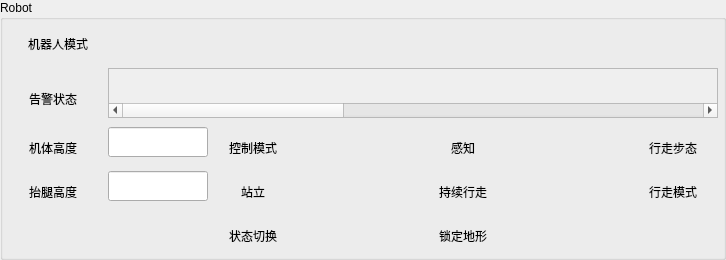
            <widget class="QGroupBox" name="groupBox_robot">
             <property name="minimumSize">
              <size>
               <width>300</width>
               <height>260</height>
              </size>
             </property>
             <property name="maximumSize">
              <size>
               <width>5200</width>
               <height>260</height>
              </size>
             </property>
             <property name="title">
              <string>Robot</string>
             </property>
             <layout class="QGridLayout" name="gridLayout_11">
              <property name="leftMargin">
               <number>5</number>
              </property>
              <property name="topMargin">
               <number>0</number>
              </property>
              <property name="rightMargin">
               <number>5</number>
              </property>
              <property name="bottomMargin">
               <number>0</number>
              </property>
              <property name="spacing">
               <number>0</number>
              </property>
              <item row="7" column="4">
               <widget class="QLabel" name="label_61">
                <property name="minimumSize">
                 <size>
                  <width>90</width>
                  <height>30</height>
                 </size>
                </property>
                <property name="maximumSize">
                 <size>
                  <width>90</width>
                  <height>30</height>
                 </size>
                </property>
                <property name="text">
                 <string>锁定地形</string>
                </property>
                <property name="alignment">
                 <set>Qt::AlignBottom|Qt::AlignHCenter</set>
                </property>
               </widget>
              </item>
              <item row="7" column="3">
               <widget class="QWWindowButton" name="widget_isSwitching" native="true">
                <property name="minimumSize">
                 <size>
                  <width>120</width>
                  <height>40</height>
                 </size>
                </property>
                <property name="maximumSize">
                 <size>
                  <width>120</width>
                  <height>40</height>
                 </size>
                </property>
               </widget>
              </item>
              <item row="2" column="1" colspan="7">
               <widget class="QScrollArea" name="scrollArea_2">
                <property name="minimumSize">
                 <size>
                  <width>0</width>
                  <height>50</height>
                 </size>
                </property>
                <property name="maximumSize">
                 <size>
                  <width>16777215</width>
                  <height>50</height>
                 </size>
                </property>
                <property name="verticalScrollBarPolicy">
                 <enum>Qt::ScrollBarAlwaysOff</enum>
                </property>
                <property name="widgetResizable">
                 <bool>true</bool>
                </property>
                <widget class="QWidget" name="scrollAreaWidgetContents_2">
                 <property name="geometry">
                  <rect>
                   <x>0</x>
                   <y>0</y>
                   <width>1600</width>
                   <height>40</height>
                  </rect>
                 </property>
                 <layout class="QHBoxLayout" name="horizontalLayout_2">
                  <property name="spacing">
                   <number>0</number>
                  </property>
                  <property name="leftMargin">
                   <number>0</number>
                  </property>
                  <property name="topMargin">
                   <number>0</number>
                  </property>
                  <property name="rightMargin">
                   <number>0</number>
                  </property>
                  <property name="bottomMargin">
                   <number>0</number>
                  </property>
                  <item>
                   <widget class="QWWindowButton" name="widget_alarmStatus" native="true">
                    <property name="minimumSize">
                     <size>
                      <width>1600</width>
                      <height>40</height>
                     </size>
                    </property>
                    <property name="maximumSize">
                     <size>
                      <width>16000</width>
                      <height>40</height>
                     </size>
                    </property>
                   </widget>
                  </item>
                 </layout>
                </widget>
               </widget>
              </item>
              <item row="4" column="4">
               <widget class="QLabel" name="label_62">
                <property name="minimumSize">
                 <size>
                  <width>90</width>
                  <height>30</height>
                 </size>
                </property>
                <property name="maximumSize">
                 <size>
                  <width>90</width>
                  <height>30</height>
                 </size>
                </property>
                <property name="text">
                 <string>感知</string>
                </property>
                <property name="alignment">
                 <set>Qt::AlignBottom|Qt::AlignHCenter</set>
                </property>
               </widget>
              </item>
              <item row="4" column="3">
               <widget class="QWWindowButton" name="widget_CtrlMode" native="true">
                <property name="minimumSize">
                 <size>
                  <width>120</width>
                  <height>40</height>
                 </size>
                </property>
                <property name="maximumSize">
                 <size>
                  <width>120</width>
                  <height>40</height>
                 </size>
                </property>
               </widget>
              </item>
              <item row="4" column="7">
               <widget class="QWWindowButton" name="widget_walkGait" native="true">
                <property name="minimumSize">
                 <size>
                  <width>0</width>
                  <height>40</height>
                 </size>
                </property>
                <property name="maximumSize">
                 <size>
                  <width>16777215</width>
                  <height>40</height>
                 </size>
                </property>
               </widget>
              </item>
              <item row="7" column="5">
               <widget class="QWWindowButton" name="widget_lockedTerrain" native="true">
                <property name="minimumSize">
                 <size>
                  <width>120</width>
                  <height>40</height>
                 </size>
                </property>
                <property name="maximumSize">
                 <size>
                  <width>120</width>
                  <height>40</height>
                 </size>
                </property>
               </widget>
              </item>
              <item row="5" column="4">
               <widget class="QLabel" name="label_59">
                <property name="minimumSize">
                 <size>
                  <width>90</width>
                  <height>30</height>
                 </size>
                </property>
                <property name="maximumSize">
                 <size>
                  <width>90</width>
                  <height>30</height>
                 </size>
                </property>
                <property name="text">
                 <string>持续行走</string>
                </property>
                <property name="alignment">
                 <set>Qt::AlignBottom|Qt::AlignHCenter</set>
                </property>
               </widget>
              </item>
              <item row="5" column="3">
               <widget class="QWWindowButton" name="widget_isStance" native="true">
                <property name="minimumSize">
                 <size>
                  <width>120</width>
                  <height>40</height>
                 </size>
                </property>
                <property name="maximumSize">
                 <size>
                  <width>120</width>
                  <height>40</height>
                 </size>
                </property>
               </widget>
              </item>
              <item row="4" column="0">
               <widget class="QLabel" name="label_57">
                <property name="minimumSize">
                 <size>
                  <width>90</width>
                  <height>30</height>
                 </size>
                </property>
                <property name="maximumSize">
                 <size>
                  <width>90</width>
                  <height>30</height>
                 </size>
                </property>
                <property name="text">
                 <string>机体高度</string>
                </property>
                <property name="alignment">
                 <set>Qt::AlignBottom|Qt::AlignHCenter</set>
                </property>
               </widget>
              </item>
              <item row="4" column="5">
               <widget class="QWWindowButton" name="widget_isPerceptive" native="true">
                <property name="minimumSize">
                 <size>
                  <width>120</width>
                  <height>40</height>
                 </size>
                </property>
                <property name="maximumSize">
                 <size>
                  <width>120</width>
                  <height>40</height>
                 </size>
                </property>
               </widget>
              </item>
              <item row="4" column="2">
               <widget class="QLabel" name="label_63">
                <property name="minimumSize">
                 <size>
                  <width>90</width>
                  <height>30</height>
                 </size>
                </property>
                <property name="maximumSize">
                 <size>
                  <width>90</width>
                  <height>30</height>
                 </size>
                </property>
                <property name="text">
                 <string>控制模式</string>
                </property>
                <property name="alignment">
                 <set>Qt::AlignBottom|Qt::AlignHCenter</set>
                </property>
               </widget>
              </item>
              <item row="4" column="6">
               <widget class="QLabel" name="label_65">
                <property name="minimumSize">
                 <size>
                  <width>90</width>
                  <height>30</height>
                 </size>
                </property>
                <property name="maximumSize">
                 <size>
                  <width>90</width>
                  <height>30</height>
                 </size>
                </property>
                <property name="text">
                 <string>行走步态</string>
                </property>
                <property name="alignment">
                 <set>Qt::AlignBottom|Qt::AlignHCenter</set>
                </property>
               </widget>
              </item>
              <item row="2" column="0">
               <widget class="QLabel" name="label_127">
                <property name="minimumSize">
                 <size>
                  <width>90</width>
                  <height>30</height>
                 </size>
                </property>
                <property name="maximumSize">
                 <size>
                  <width>90</width>
                  <height>30</height>
                 </size>
                </property>
                <property name="text">
                 <string>告警状态</string>
                </property>
                <property name="alignment">
                 <set>Qt::AlignBottom|Qt::AlignHCenter</set>
                </property>
               </widget>
              </item>
              <item row="5" column="2">
               <widget class="QLabel" name="label_64">
                <property name="minimumSize">
                 <size>
                  <width>90</width>
                  <height>30</height>
                 </size>
                </property>
                <property name="maximumSize">
                 <size>
                  <width>90</width>
                  <height>30</height>
                 </size>
                </property>
                <property name="text">
                 <string>站立</string>
                </property>
                <property name="alignment">
                 <set>Qt::AlignBottom|Qt::AlignHCenter</set>
                </property>
               </widget>
              </item>
              <item row="1" column="1" colspan="7">
               <widget class="QWidget" name="widget_4" native="true">
                <property name="minimumSize">
                 <size>
                  <width>0</width>
                  <height>40</height>
                 </size>
                </property>
                <property name="maximumSize">
                 <size>
                  <width>16777215</width>
                  <height>40</height>
                 </size>
                </property>
                <layout class="QHBoxLayout" name="horizontalLayout">
                 <property name="spacing">
                  <number>0</number>
                 </property>
                 <property name="leftMargin">
                  <number>0</number>
                 </property>
                 <property name="topMargin">
                  <number>0</number>
                 </property>
                 <property name="rightMargin">
                  <number>0</number>
                 </property>
                 <property name="bottomMargin">
                  <number>0</number>
                 </property>
                 <item>
                  <widget class="QWWindowButton" name="widget_robotMode_control" native="true">
                   <property name="minimumSize">
                    <size>
                     <width>0</width>
                     <height>40</height>
                    </size>
                   </property>
                   <property name="maximumSize">
                    <size>
                     <width>16777215</width>
                     <height>40</height>
                    </size>
                   </property>
                  </widget>
                 </item>
                 <item>
                  <widget class="QWWindowButton" name="widget_robotMode_stand" native="true">
                   <property name="minimumSize">
                    <size>
                     <width>0</width>
                     <height>40</height>
                    </size>
                   </property>
                   <property name="maximumSize">
                    <size>
                     <width>16777215</width>
                     <height>40</height>
                    </size>
                   </property>
                  </widget>
                 </item>
                 <item>
                  <widget class="QWWindowButton" name="widget_robotMode_sit" native="true">
                   <property name="minimumSize">
                    <size>
                     <width>0</width>
                     <height>40</height>
                    </size>
                   </property>
                   <property name="maximumSize">
                    <size>
                     <width>16777215</width>
                     <height>40</height>
                    </size>
                   </property>
                  </widget>
                 </item>
                </layout>
               </widget>
              </item>
              <item row="5" column="6">
               <widget class="QLabel" name="label_66">
                <property name="minimumSize">
                 <size>
                  <width>90</width>
                  <height>30</height>
                 </size>
                </property>
                <property name="maximumSize">
                 <size>
                  <width>90</width>
                  <height>30</height>
                 </size>
                </property>
                <property name="text">
                 <string>行走模式</string>
                </property>
                <property name="alignment">
                 <set>Qt::AlignBottom|Qt::AlignHCenter</set>
                </property>
               </widget>
              </item>
              <item row="5" column="7">
               <widget class="QWWindowButton" name="widget_walkMode" native="true">
                <property name="minimumSize">
                 <size>
                  <width>0</width>
                  <height>40</height>
                 </size>
                </property>
                <property name="maximumSize">
                 <size>
                  <width>16777215</width>
                  <height>40</height>
                 </size>
                </property>
               </widget>
              </item>
              <item row="7" column="2">
               <widget class="QLabel" name="label_56">
                <property name="minimumSize">
                 <size>
                  <width>90</width>
                  <height>30</height>
                 </size>
                </property>
                <property name="maximumSize">
                 <size>
                  <width>90</width>
                  <height>30</height>
                 </size>
                </property>
                <property name="text">
                 <string>状态切换</string>
                </property>
                <property name="alignment">
                 <set>Qt::AlignBottom|Qt::AlignHCenter</set>
                </property>
               </widget>
              </item>
              <item row="5" column="5">
               <widget class="QWWindowButton" name="widget_keepWalking" native="true">
                <property name="minimumSize">
                 <size>
                  <width>120</width>
                  <height>40</height>
                 </size>
                </property>
                <property name="maximumSize">
                 <size>
                  <width>120</width>
                  <height>40</height>
                 </size>
                </property>
               </widget>
              </item>
              <item row="5" column="0">
               <widget class="QLabel" name="label_58">
                <property name="minimumSize">
                 <size>
                  <width>90</width>
                  <height>30</height>
                 </size>
                </property>
                <property name="maximumSize">
                 <size>
                  <width>90</width>
                  <height>30</height>
                 </size>
                </property>
                <property name="text">
                 <string>抬腿高度</string>
                </property>
                <property name="alignment">
                 <set>Qt::AlignBottom|Qt::AlignHCenter</set>
                </property>
               </widget>
              </item>
              <item row="1" column="0">
               <widget class="QLabel" name="label_67">
                <property name="minimumSize">
                 <size>
                  <width>100</width>
                  <height>30</height>
                 </size>
                </property>
                <property name="maximumSize">
                 <size>
                  <width>100</width>
                  <height>30</height>
                 </size>
                </property>
                <property name="text">
                 <string>机器人模式</string>
                </property>
                <property name="alignment">
                 <set>Qt::AlignCenter</set>
                </property>
               </widget>
              </item>
              <item row="4" column="1">
               <widget class="QLineEdit" name="lineEdit_bodyHeight">
                <property name="minimumSize">
                 <size>
                  <width>80</width>
                  <height>30</height>
                 </size>
                </property>
                <property name="maximumSize">
                 <size>
                  <width>100</width>
                  <height>30</height>
                 </size>
                </property>
                <property name="text">
                 <string/>
                </property>
                <property name="alignment">
                 <set>Qt::AlignLeading|Qt::AlignLeft|Qt::AlignVCenter</set>
                </property>
               </widget>
              </item>
              <item row="5" column="1">
               <widget class="QLineEdit" name="lineEdit_swingHeight">
                <property name="minimumSize">
                 <size>
                  <width>80</width>
                  <height>30</height>
                 </size>
                </property>
                <property name="maximumSize">
                 <size>
                  <width>100</width>
                  <height>30</height>
                 </size>
                </property>
                <property name="text">
                 <string/>
                </property>
                <property name="alignment">
                 <set>Qt::AlignLeading|Qt::AlignLeft|Qt::AlignVCenter</set>
                </property>
               </widget>
              </item>
             </layout>
            </widget>
